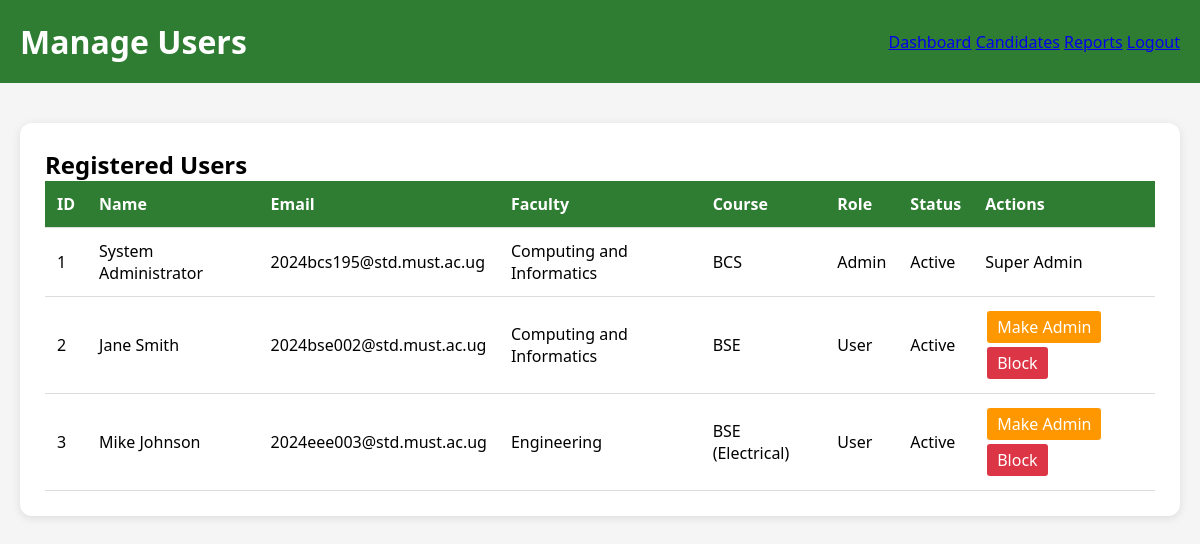
Screenshot of /index.php?page=admin&action=manage_users (signed in) with the database file from the repository.
### tables this page shows
CREATE TABLE users (
    id INT PRIMARY KEY AUTO_INCREMENT,
    name VARCHAR(100) NOT NULL,
    email VARCHAR(100) UNIQUE NOT NULL,
    password VARCHAR(255) NOT NULL,
    faculty VARCHAR(100) NOT NULL,
    course VARCHAR(50) NOT NULL,
    address_type ENUM('Mile 3', 'Mile 4', 'Town', 'Halls') NOT NULL,
    role ENUM('user', 'admin') DEFAULT 'user',
    is_blocked BOOLEAN DEFAULT FALSE,
    has_voted_general BOOLEAN DEFAULT FALSE,
    has_voted_faculty BOOLEAN DEFAULT FALSE,
    has_voted_regional BOOLEAN DEFAULT FALSE,
    created_at TIMESTAMP DEFAULT CURRENT_TIMESTAMP,
    INDEX idx_email (email),
    INDEX idx_faculty_course (faculty, course),
    INDEX idx_address (address_type)
);

### controller.php (called while the page is built)
<?php
class Controller {
    public function view($view, $data = []) {
        extract($data);
        require_once "views/" . $view . ".php";
    }
}
?>

### admincontroller.php (called while the page is built, shortened)
<?php
class AdminController extends Controller {
    public function manageUsers() {
        $users = User::getAllUsers();
        $this->view('admin/manage_users', ['users' => $users]);
    }
}
?>

### user.php (called while the page is built, shortened)
<?php
class User extends Model {
    public static function getAllUsers() {
        $db = Database::getInstance()->getConnection();
        $stmt = $db->query("SELECT * FROM users ORDER BY created_at DESC");
        return $stmt->fetchAll(PDO::FETCH_ASSOC);
    }
}
?>

### manage_users.php (the view, shortened to what this page needs)
<!DOCTYPE html>
<html lang="en">
<head>
</head>
<body>
    <div class="header">
        <div class="header-content">
            <h1>Manage Users</h1>
            <div>
                <a href="index.php?page=dashboard">Dashboard</a>
                <a href="index.php?page=admin&action=manage_candidates">Candidates</a>
                <a href="index.php?page=admin&action=reports">Reports</a>
                <a href="index.php?page=logout">Logout</a>
            </div>
        </div>
    </div>
    <div class="container">
        <div class="card">
            <h2>Registered Users</h2>
            <table>
                <thead>
                    <tr>
                        <th>ID</th>
                        <th>Name</th>
                        <th>Email</th>
                        <th>Faculty</th>
                        <th>Course</th>
                        <th>Role</th>
                        <th>Status</th>
                        <th>Actions</th>
                    </tr>
                </thead>
                <tbody>
                    <?php foreach($users as $user): ?>
                        <tr>
                            <td><?php echo $user['id']; ?></td>
                            <td><?php echo $user['name']; ?></td>
                            <td><?php echo $user['email']; ?></td>
                            <td><?php echo $user['faculty']; ?></td>
                            <td><?php echo $user['course']; ?></td>
                            <td><?php echo ucfirst($user['role']); ?></td>
                            <td><?php echo $user['is_blocked'] ? 'Blocked' : 'Active'; ?></td>
                            <td>
                                <?php if($user['email'] != '2024bcs195@std.must.ac.ug'): ?>
                                    <a href="index.php?page=admin&action=toggle_admin&id=<?php echo $user['id']; ?>"
                                       class="btn <?php echo $user['role'] == 'admin' ? 'btn-user' : 'btn-admin'; ?>">
                                        <?php echo $user['role'] == 'admin' ? 'Remove Admin' : 'Make Admin'; ?>
                                    </a>
                                    <a href="index.php?page=admin&action=block_user&id=<?php echo $user['id']; ?>"
                                       class="btn <?php echo $user['is_blocked'] ? 'btn-unblock' : 'btn-block'; ?>">
                                        <?php echo $user['is_blocked'] ? 'Unblock' : 'Block'; ?>
                                    </a>
                                <?php else: ?>
                                    <span>Super Admin</span>
                                <?php endif; ?>
                            </td>
                        </tr>
                    <?php endforeach; ?>
                </tbody>
            </table>
        </div>
    </div>
</body>
</html>

### manage_users.php (style rules this page uses)
* { margin: 0; padding: 0; box-sizing: border-box; }
body { font-family: 'Segoe UI', Tahoma, Geneva, Verdana, sans-serif; background: #f5f5f5; }
.header { background: #2e7d32; color: white; padding: 20px; }
.header-content { max-width: 1200px; margin: 0 auto; display: flex; justify-content: space-between; align-items: center; }
.container { max-width: 1200px; margin: 40px auto; padding: 0 20px; }
.card { background: white; border-radius: 12px; padding: 25px; box-shadow: 0 2px 10px rgba(0,0,0,0.1); }
table { width: 100%; border-collapse: collapse; }
th, td { padding: 12px; text-align: left; border-bottom: 1px solid #ddd; }
th { background: #2e7d32; color: white; }
.btn { padding: 5px 10px; border: none; border-radius: 3px; cursor: pointer; text-decoration: none; display: inline-block; margin: 2px; }
.btn-admin { background: #ff9800; color: white; }
.btn-block { background: #dc3545; color: white; }

### rows the page displays
users: id "1", name "System Administrator", email "2024bcs195@std.must.ac.ug", faculty "Computing and Informatics", course "BCS", role "Admin", is_blocked "Active", shows "Super Admin"
users: id "2", name "Jane Smith", email "2024bse002@std.must.ac.ug", faculty "Computing and Informatics", course "BSE", role "User", is_blocked "Active", shows "Make Admin"
users: id "3", name "Mike Johnson", email "2024eee003@std.must.ac.ug", faculty "Engineering", course "BSE (Electrical)", role "User", is_blocked "Active", shows "Make Admin"
